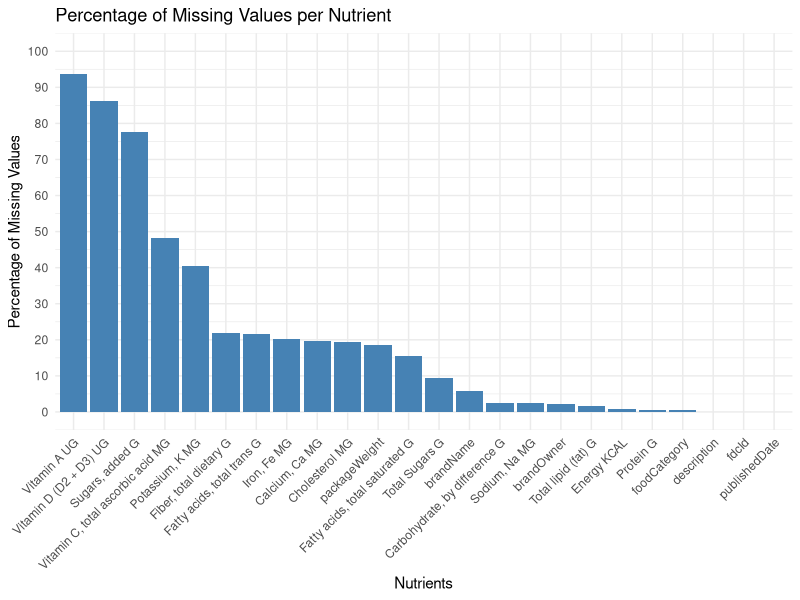

Source code (R):
## ---- chunk 1
library(readr)
library(tidyverse)
library(dplyr)
library(readr)
## ---- chunk 2
data <- read_csv("Branded Nutrients_Dataset.csv",
                 show_col_types = FALSE)
## ---- chunk 3
missing_summary <- data.frame(
  Column = colnames(data),
  MissingCount = colSums(is.na(data)),
  MissingPercent = colSums(is.na(data)) / nrow(data) * 100
) |> 
  arrange(desc(MissingPercent))

ggplot(missing_summary, aes(x = reorder(Column, -MissingPercent), y = MissingPercent)) +
  geom_bar(stat = "identity", fill = "steelblue") +
  theme_minimal() +
  scale_y_continuous(breaks = seq(0, 100, by = 10), limits = c(0, 100)) +  # Adjust y-axis breaks
  labs(
    title = "Percentage of Missing Values per Nutrient",
    x = "Nutrients",
    y = "Percentage of Missing Values"
  ) +
  theme(axis.text.x = element_text(angle = 45, hjust = 1))
## ---- chunk 4
data <- data |> 
  mutate(publishedDate = as.Date(publishedDate, format = "%m/%d/%Y"))

latest_data <- data |> 
  group_by(description, foodCategory, brandOwner, brandName) |> 
  slice_max(order_by = publishedDate, n = 1, with_ties = FALSE) |> 
  ungroup()
